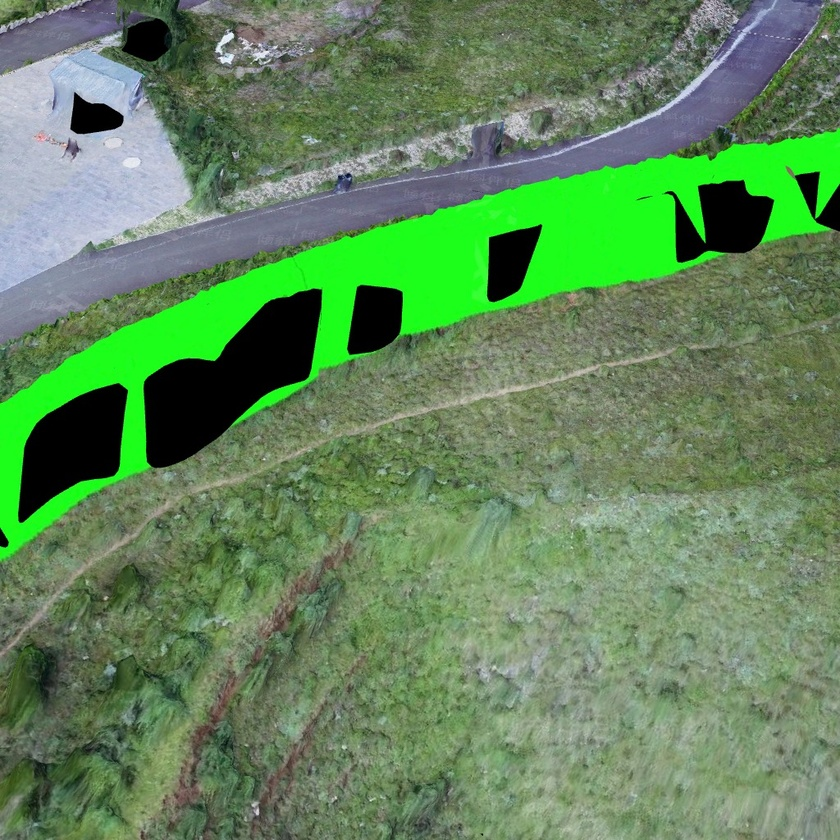
#> input picture outputs/annotation2/view_1 (2).jpg, 840 x 840 px, shrunk from 1024 x 1024 before the run; its folder holds only this picture in this run
$ python anno2mask.py
#> lines starting #> are read from the running program, lines starting #| are printed output that depends on the picture; after the words box and inside, x2 and y2 are one past the last pixel; in counts of white or black regions, pixels touching at a corner belong together
import cv2
import numpy as np
import os

# ====== 配置 ======
input_dir = "./outputs/annotation2"   # 标注渲染图目录
output_dir = "./outputs/mask2"        # 输出 mask 目录
os.makedirs(output_dir, exist_ok=True)

# ====== 类别定义（OpenCV: BGR）=====
# 类别编号一定要连续：0,1,2,3,4
# 0 = 背景（默认）
COLOR_CLASSES = {
    1: ((0, 0, 200), (80, 80, 255)),     # 红色
    2: ((0, 200, 0), (80, 255, 80)),     # 绿色
    3: ((200, 0, 0), (255, 80, 80)),     # 蓝色
    4: ((0, 200, 200), (80, 255, 255)), # 黄色
}

# ====== 主处理 ======
for fname in os.listdir(input_dir):
    if not fname.lower().endswith((".png", ".jpg", ".jpeg")):
        continue

    img_path = os.path.join(input_dir, fname)
    img = cv2.imread(img_path)
#> img is the input picture: shape (840, 840, 3); mean B, G, R 91.5, 135.4, 98.2

    if img is None:
        print("读取失败:", fname)
        continue

    h, w, _ = img.shape
    mask = np.zeros((h, w), dtype=np.uint8)  # 单通道 mask

    for class_id, (lower, upper) in COLOR_CLASSES.items():
        lower = np.array(lower, dtype=np.uint8)
        upper = np.array(upper, dtype=np.uint8)

        color_mask = cv2.inRange(img, lower, upper)
        mask[color_mask > 0] = class_id
#> this loop made 4 passes
#> pass 2, `color_mask = cv2.inRange(img, lower, upper)`:
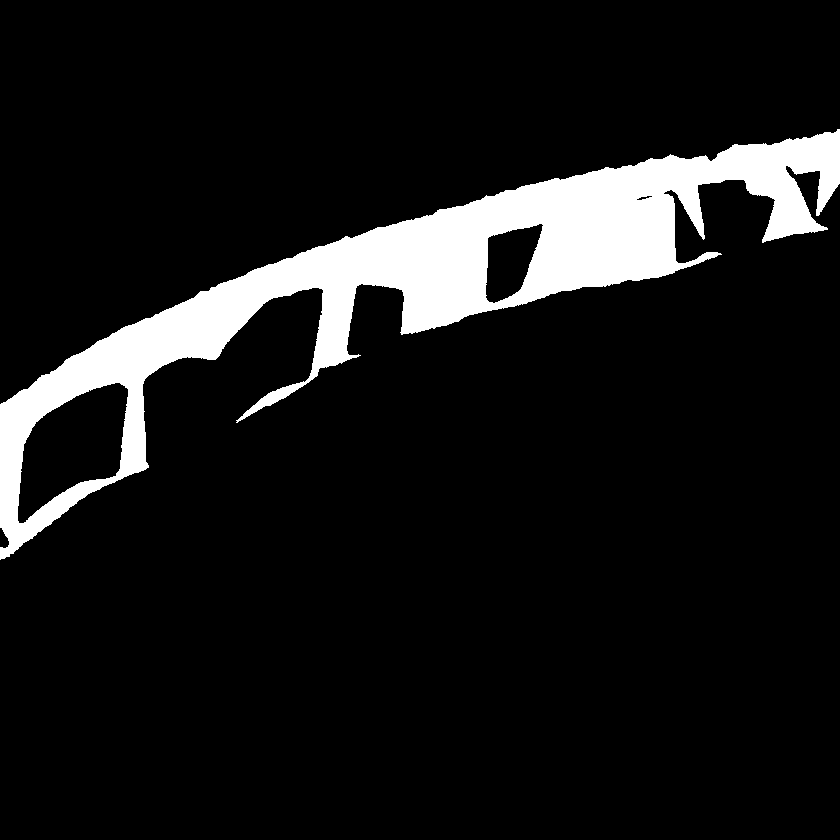
#> color_mask: shape (840, 840); 9.6% white; 1 white region, box (x1, y1, x2, y2) and area: (0, 129, 840, 560) 67757

    # 输出文件名
    name, _ = os.path.splitext(fname)
    out_path = os.path.join(output_dir, name + "_mask.png")

    cv2.imwrite(out_path, mask)
    print("已生成:", out_path)

print("全部 mask 生成完成 ✅")

$ run again, on outputs/annotation2/view_104.jpg
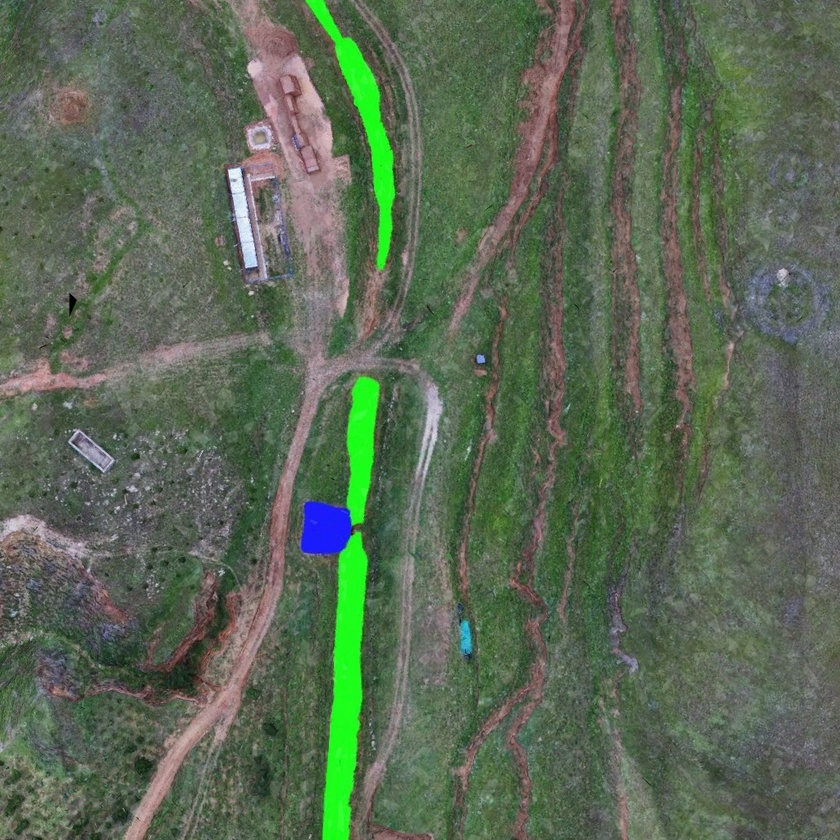
#> input picture outputs/annotation2/view_104.jpg, 840 x 840 px, shrunk from 1024 x 1024 before the run
#> img is the input picture: shape (840, 840, 3); mean B, G, R 84.5, 105, 90.4
#> the loop `for class_id, (lower, upper) in COLOR_CLASSES.items():` made 4 passes
#> pass 2, `color_mask = cv2.inRange(img, lower, upper)`:
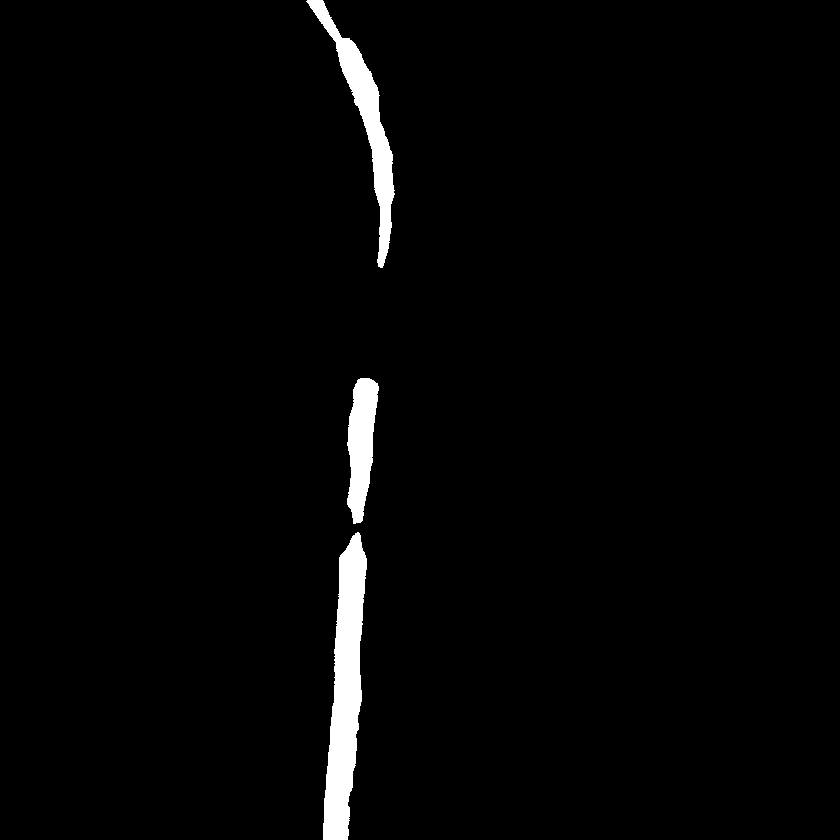
#> color_mask: shape (840, 840); 2.2% white; 3 white regions, box (x1, y1, x2, y2) and area: (323, 532, 367, 840) 7833, (306, 0, 395, 268) 4685, (347, 378, 379, 524) 3093
#> after the loop `for class_id, (lower, upper) in COLOR_CLASSES.items():`:
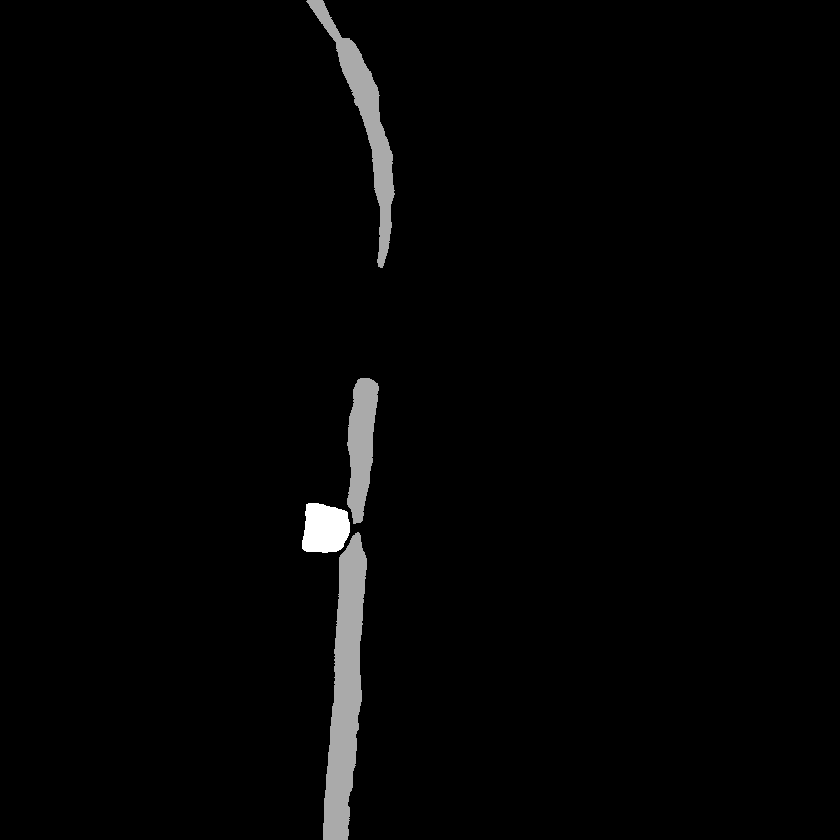
#> mask: shape (840, 840); min 0, max 3, mean 0.0527; drawn with min black and max white

$ run again, on outputs/annotation2/view_108.jpg
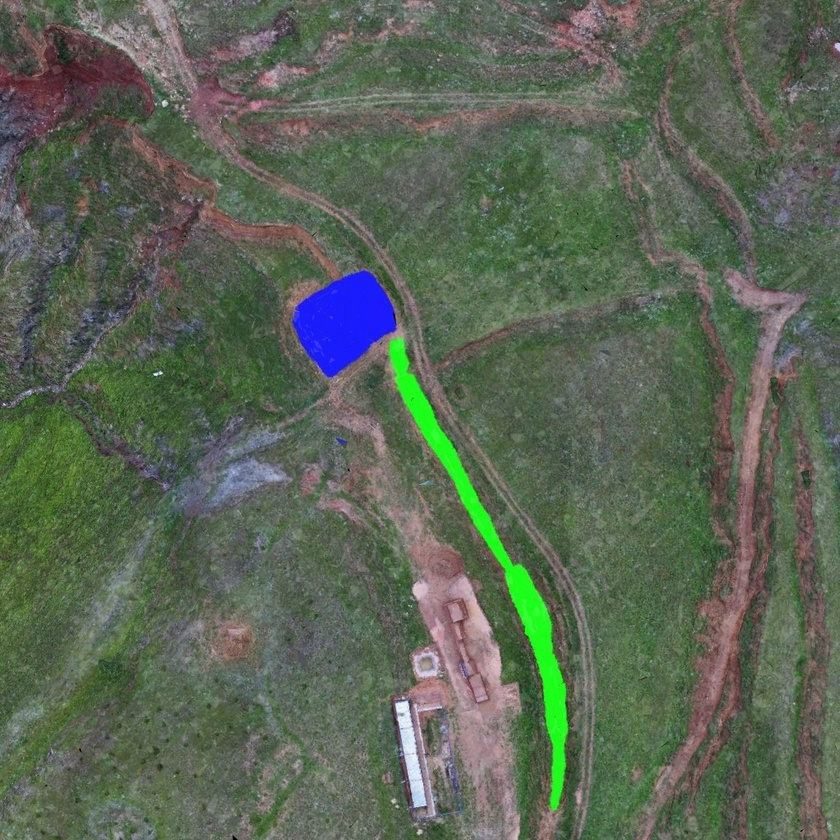
#> input picture outputs/annotation2/view_108.jpg, 840 x 840 px, shrunk from 1024 x 1024 before the run
#> img is the input picture: shape (840, 840, 3); mean B, G, R 85.3, 101.5, 90.7
#> the loop `for class_id, (lower, upper) in COLOR_CLASSES.items():` made 4 passes
#> pass 2, `color_mask = cv2.inRange(img, lower, upper)`:
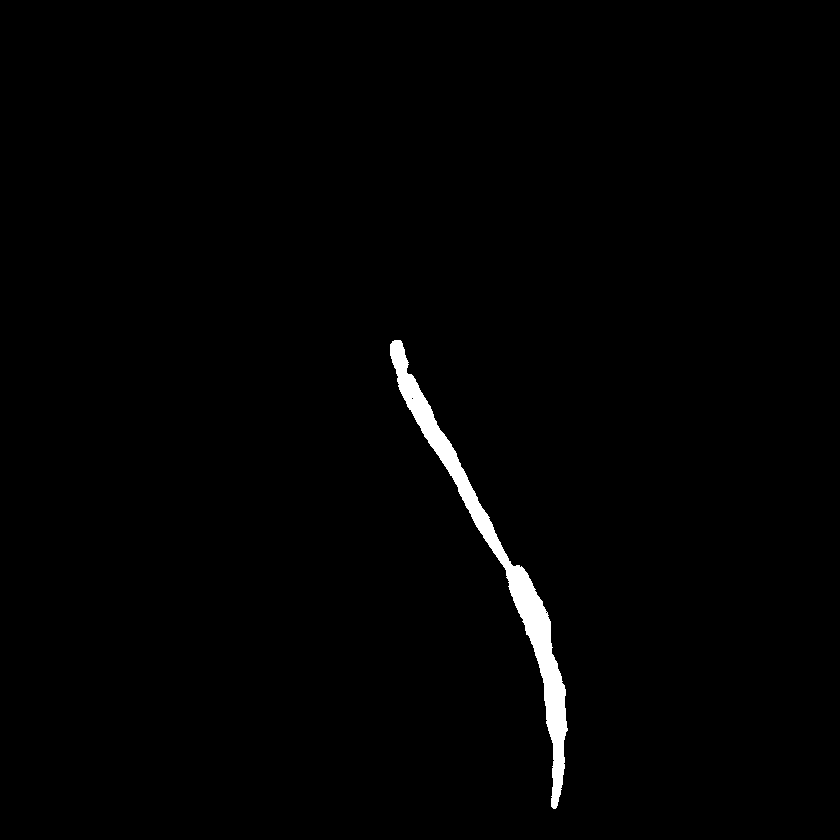
#> color_mask: shape (840, 840); 1.2% white; 1 white region, box (x1, y1, x2, y2) and area: (390, 340, 568, 809) 8339
#> pass 3, `color_mask = cv2.inRange(img, lower, upper)`:
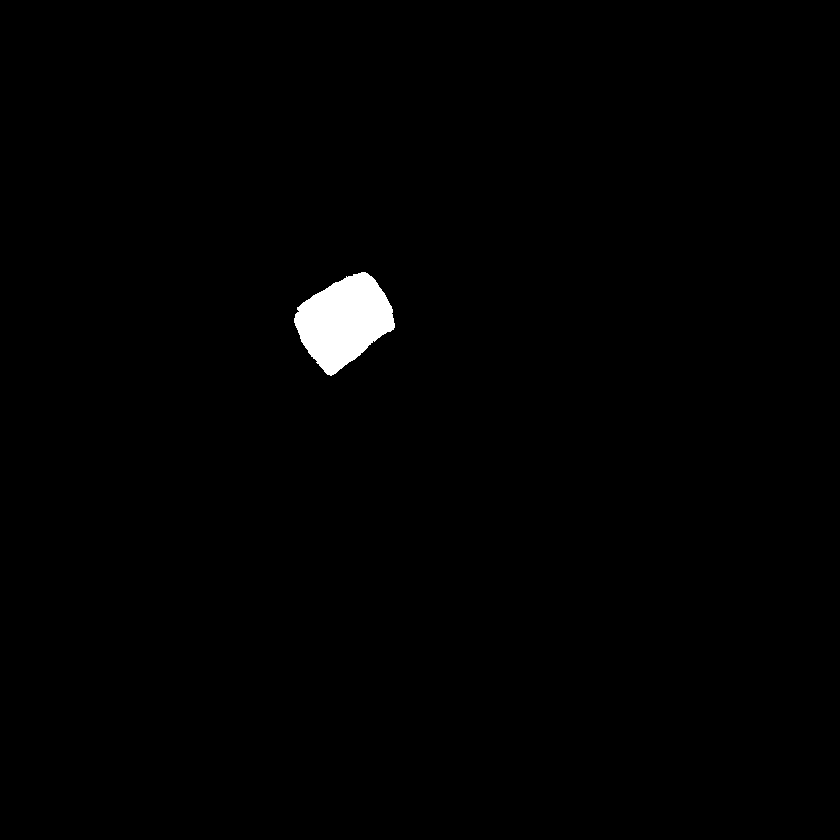
#> color_mask: shape (840, 840); 0.93% white; 1 white region, box (x1, y1, x2, y2) and area: (294, 272, 395, 376) 6534

$ run again, on outputs/annotation2/view_13.jpg
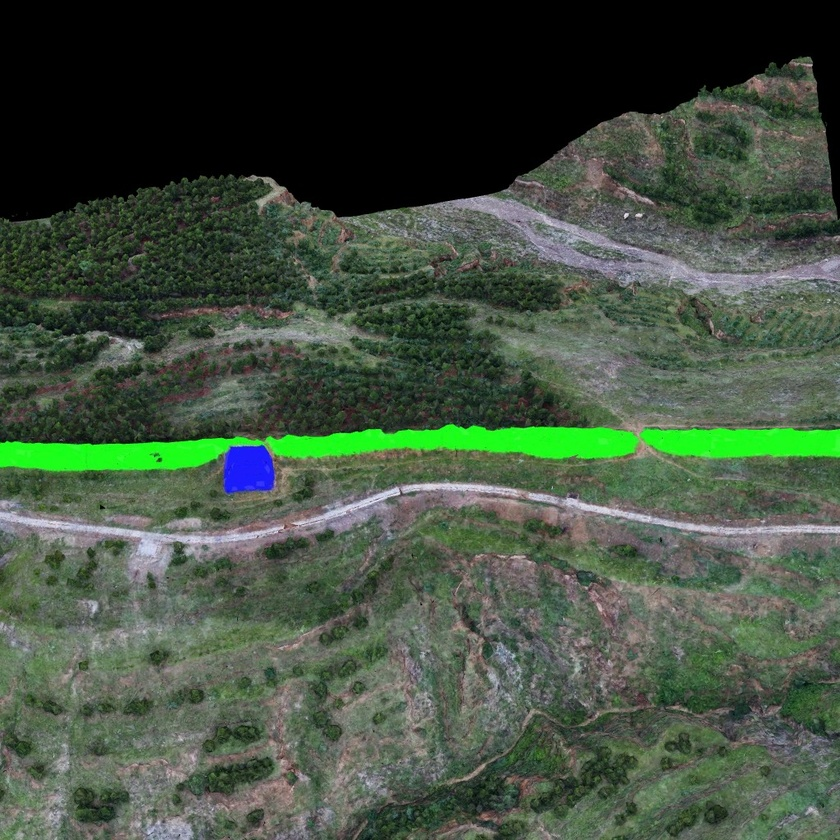
#> input picture outputs/annotation2/view_13.jpg, 840 x 840 px, shrunk from 1024 x 1024 before the run
#> img is the input picture: shape (840, 840, 3); mean B, G, R 64.4, 80.8, 66.7
#> the loop `for class_id, (lower, upper) in COLOR_CLASSES.items():` made 4 passes
#> pass 2, `color_mask = cv2.inRange(img, lower, upper)`:
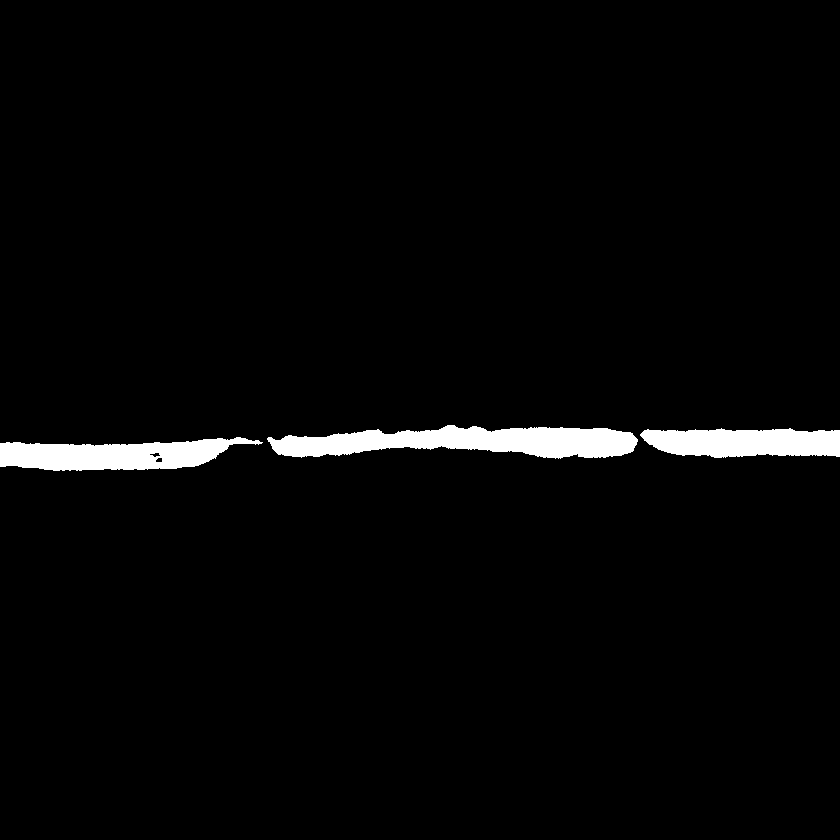
#> color_mask: shape (840, 840); 2.6% white; 3 white regions, box (x1, y1, x2, y2) and area: (267, 425, 638, 459) 8076, (0, 437, 263, 471) 5757, (640, 428, 840, 458) 4851
#> after the loop `for class_id, (lower, upper) in COLOR_CLASSES.items():`:
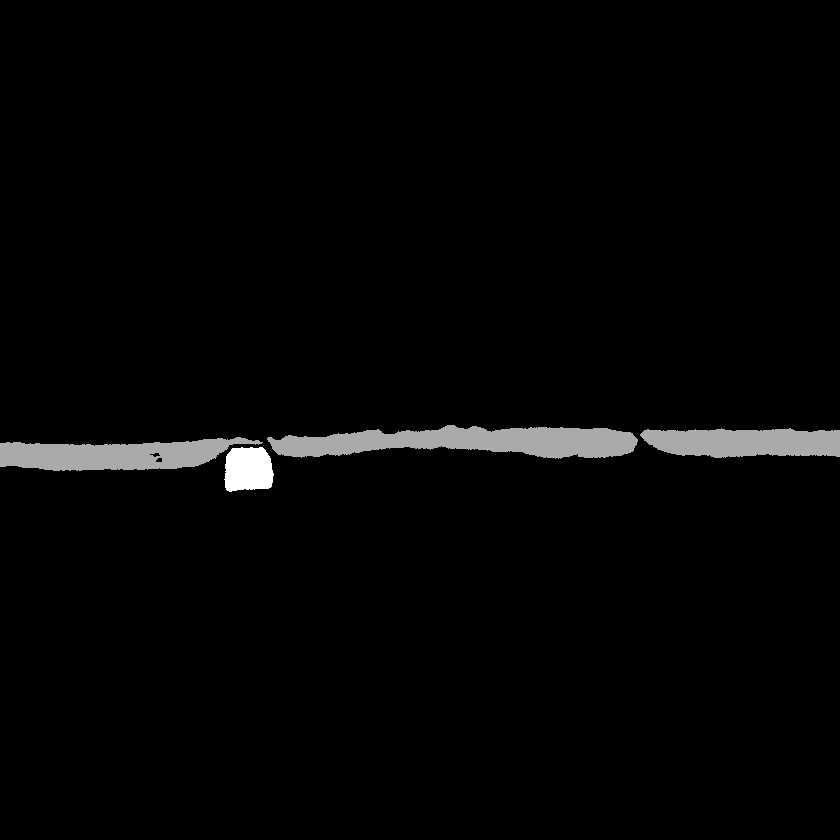
#> mask: shape (840, 840); min 0, max 3, mean 0.061; drawn with min black and max white
